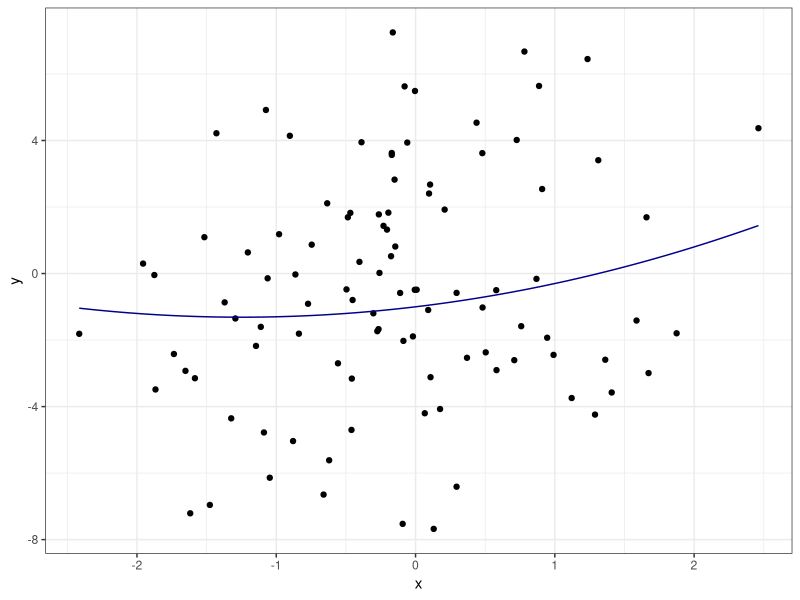
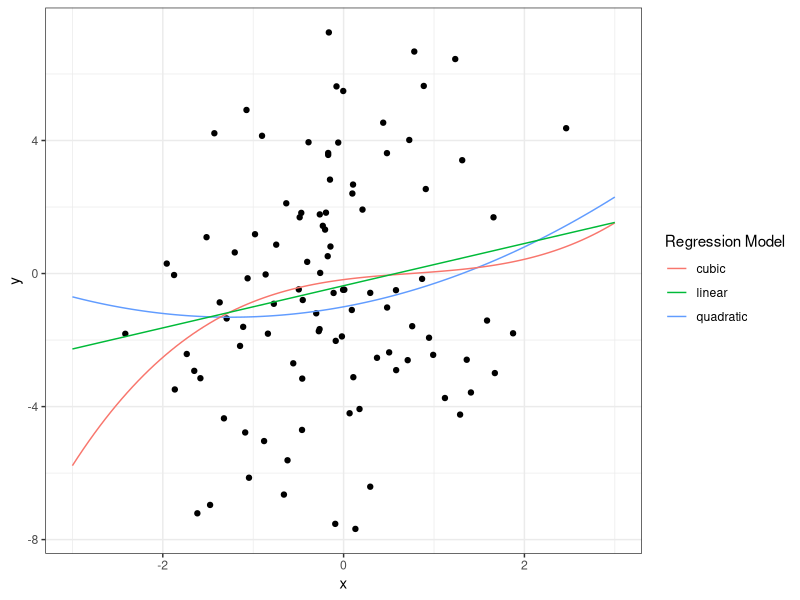
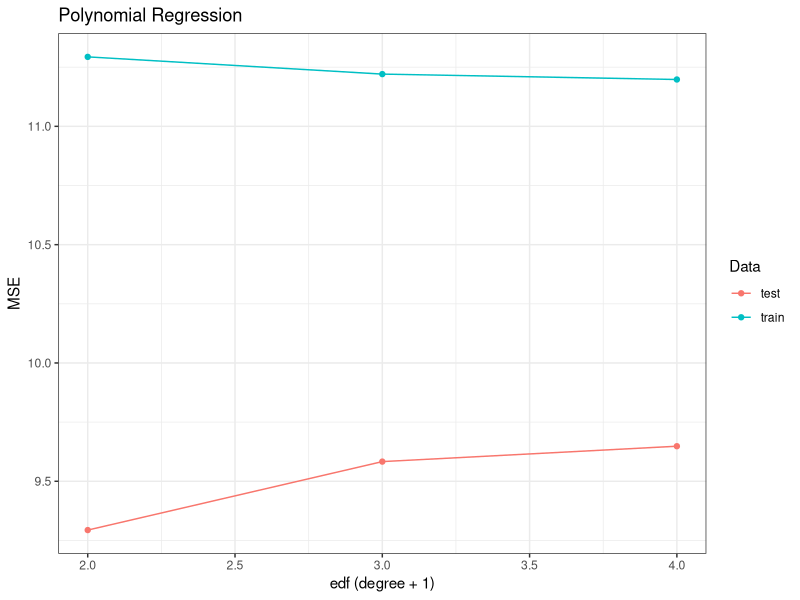
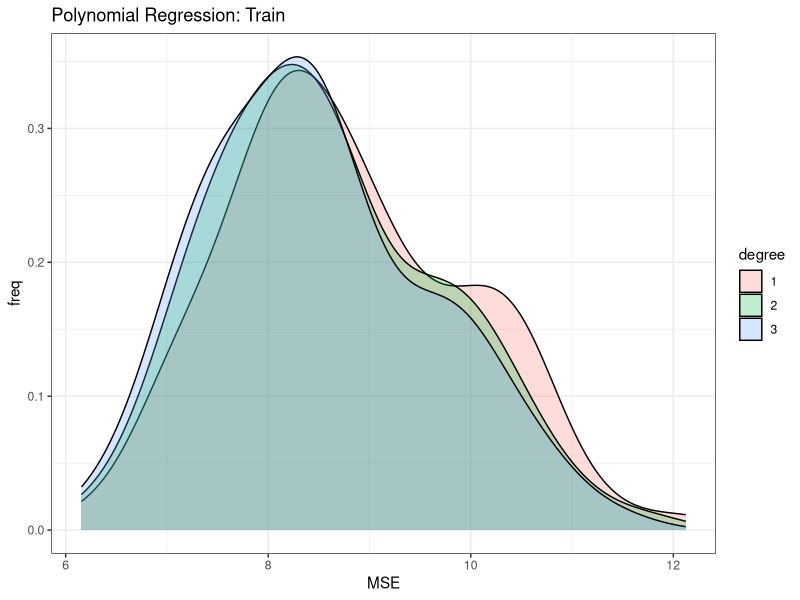
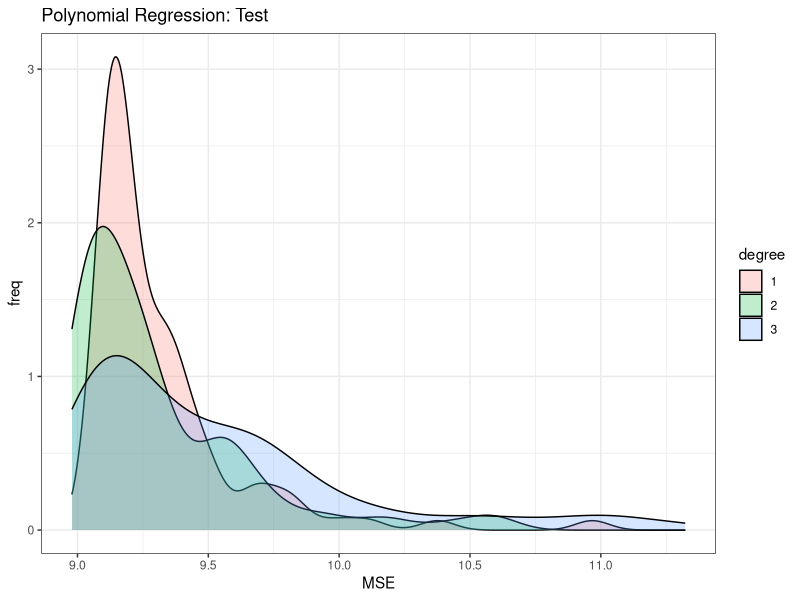

Here is the R script that generated these plots, in order:
## ---- chunk 1
# Set global configurations and settings here
knitr::opts_chunk$set()                 # set global chunk options
ggplot2::theme_set(ggplot2::theme_bw()) # set ggplot2 theme
## ---- chunk 2
data.dir = 'https://mdporter.github.io/SYS6030/data/' # data directory
library(tidyverse) # functions for data manipulation
library(ggplot2)
## ---- chunk 3
## normal dist
x_vals = function(n){ 
  rnorm(n) 
}
## function equation
func = function(x){
  -1+(0.5*x)+(0.2*x^2)
}
## y dist
y_vals = function(x, sd=1){
  n = length(x)
  func(x)+rnorm(n, sd=sd)
}
## ---- chunk 4
set.seed(611)
n=100
sd=3
x = x_vals(n)
y = y_vals(x, sd)
tib = tibble(x=x, y=y)
ggplot(data=tib)+
  geom_point(aes(x=x, y=y))+
  geom_function(fun = func, color="darkblue")+
  theme_bw()
## ---- chunk 5
dg = tibble(x=seq(-3,3,length=100))
## ---- chunk 6
lin = lm(y~x, data=tib)
l = predict(lin, dg)
cub = lm(y~poly(x, degree=3), data=tib)
c = predict(cub, dg)
## ---- chunk 7
preds = dg %>%
  mutate(linear=l, cubic=c) %>%
  pivot_longer(cols=c(linear, cubic), names_to = "model", values_to = ".pred")
## ---- chunk 8
ggplot(tib)+
  geom_point(aes(x=x, y=y))+
  geom_function(fun=func, aes(color="quadratic"))+
  geom_line(data=preds, aes(x=x, y=.pred, color=model))+
  labs(color="Regression Model")
## ---- chunk 9
set.seed(612)
n=10000
sd=3
x = x_vals(n)
y = y_vals(x, sd)
test = tibble(x=x, y=y)
## ---- chunk 10
poly_eval <- function(deg, data_train, data_test){
  if(deg==0) m = lm(y~1, data=data_train) # intercept only model
  else m = lm(y~poly(x, degree=deg), data=data_train) # polynomial
  p = length(coef(m)) # number of parameters
  mse.train = mean(m$residuals^2) # training MSE
  yhat = predict(m, data_test) # predictions at test X's
  mse.test = mean( (data_test$y - yhat)^2 )# test MSE
  tibble(degree=deg, edf=p, mse.train, mse.test)
}
## ---- chunk 11
deg_seq = c(1,2,3)
perf_poly = map_df(deg_seq, ~poly_eval(., data_train=tib, data_test=test))
## ---- chunk 12
perf_poly %>%
  pivot_longer(starts_with("mse"), names_to="data", values_to="mse") %>% 
  mutate(data = str_remove(data, "mse\\.")) %>% 
  ggplot(aes(edf, mse, color=data))+ 
  geom_line()+
  geom_point()+
  labs(title="Polynomial Regression", 
       x = 'edf (degree + 1)', 
       y="MSE",
       color="Data")+
  theme_bw()
## ---- chunk 13
perf_poly
## ---- chunk 14
## part b
set.seed(613)
rep_train = function(reps){
  train = list()
  for (i in 1:reps){
    n=100
    sd=3
    x = x_vals(n)
    y = y_vals(x, sd)
    train = append(train, list(tibble(x=x, y=y)))
  }
  train
}
## ---- chunk 15
rep.train = rep_train(100)
## ---- chunk 16
## part c
rep_lin = function(mylist){
  all_preds = list()
  for (i in mylist){
    dg = tibble(x=seq(-3,3,length=100))
    lin = lm(i$y~i$x, data=i)
    l = predict(lin, dg)
    cub = lm(y~poly(x, degree=3), data=i)
    c = predict(cub, dg)
    preds = dg %>%
      mutate(linear=l, cubic=c) %>%
      pivot_longer(cols=c(linear, cubic), names_to = "model", values_to = ".pred")
    all_preds = append(all_preds, list(preds))
  }
  all_preds
}
## ---- chunk 17
rep.lin = rep_lin(rep.train)
## ---- chunk 18
poly100 = function(training){
  deg_seq = c(1,2,3)
  poly_list = list()
  for (i in training){
    perf_poly = map_df(deg_seq, ~poly_eval(., data_train=i, data_test=test)) %>%
      pivot_longer(starts_with("mse"), names_to="data", values_to="mse") %>% 
      mutate(data = str_remove(data, "mse\\."))
    poly_list = append(poly_list, list(perf_poly))
  }
  poly_list
}
## ---- chunk 19
polydf = poly100(rep.train)
## ---- chunk 20
new_polydf = bind_rows(polydf, .id="n rep") %>% 
  filter(data=='train')
## ---- chunk 21
new_polydf$degree = as.factor(new_polydf$degree)
## ---- chunk 22
ggplot(data=new_polydf)+
  geom_density(aes(x=mse, fill=degree),
               alpha=0.25)+
  #facet_wrap(~degree, ncol=1)+
  labs(title="Polynomial Regression: Train",
       x = 'MSE', 
       y="freq",
       fill="degree")+
  theme_bw()
## ---- chunk 23
new_polydf2 = bind_rows(polydf, .id="n_rep") %>% 
  filter(data=='test')
## ---- chunk 24
new_polydf2$degree = as.factor(new_polydf$degree)
## ---- chunk 25
ggplot(data=new_polydf2)+
  geom_density(aes(x=mse, fill=degree),
               alpha=0.25)+
  #facet_wrap(~degree, ncol=1)+
  labs(title="Polynomial Regression: Test",
       x = 'MSE', 
       y="freq",
       fill="degree")+
  theme_bw()
## ---- chunk 26
lowestMSE = new_polydf2 %>%
  group_by(n_rep) %>%
  filter(mse==min(mse)) %>%
  group_by(degree) %>%
  summarise("count"=n())
lowestMSE
## ---- chunk 27
train_sim = function(n, sigma, test_data, reps=100, seed=613){
  if(!is.null(seed)) set.seed(seed)
  train = list()
  for (i in 1:reps){
    n=n
    sd=sigma
    x = x_vals(n)
    y = y_vals(x, sd)
    train = append(train, list(tibble(x=x, y=y)))
  }

  deg_seq = c(1,2,3)
  poly_list = list()
  for (i in train){
    perf_poly = map_df(deg_seq, ~poly_eval(., data_train=i, data_test=test)) %>%
      pivot_longer(starts_with("mse"), names_to="data", values_to="mse") %>% 
      mutate(data = str_remove(data, "mse\\."))
    poly_list = append(poly_list, list(perf_poly))
  }
  
  polydf = bind_rows(poly_list, .id="n_rep") %>% 
  filter(data=='test')
  polydf$degree = as.factor(polydf$degree)
  polydf
}
## ---- chunk 28
set.seed(612)
x = x_vals(10000)
y = y_vals(x, 2)
test = tibble(x=x, y=y)
## ---- chunk 29
n=100
sd=2
newsim = train_sim(n=n, sigma=sd, test_data=test, seed=613)
newsim
## ---- chunk 30
lowestMSE = newsim %>%
  group_by(n_rep) %>%
  filter(mse==min(mse)) %>%
  group_by(degree) %>%
  summarise("count"=n())
lowestMSE
## ---- chunk 31
set.seed(612)
x = x_vals(10000)
y = y_vals(x, 4)
test = tibble(x=x, y=y)
## ---- chunk 32
n = 300
sd = 4
newsim = train_sim(n=n, sigma=sd, test_dat=test)
newsim
## ---- chunk 33
lowestMSE = newsim %>%
  group_by(n_rep) %>%
  filter(mse==min(mse)) %>%
  group_by(degree) %>%
  summarise("count"=n())
lowestMSE
